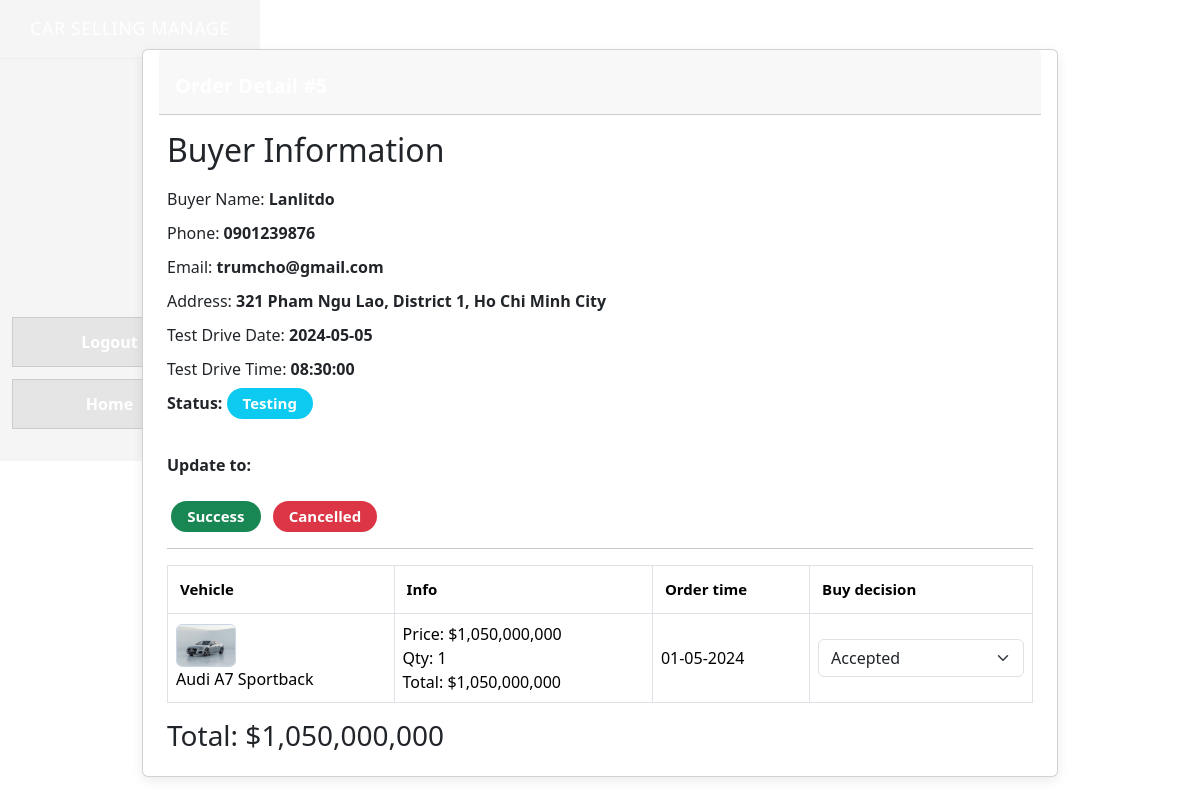
/admin/order-detail.php?order_id=5, run on the app's committed database.
### tables this page shows
CREATE TABLE orders (
    order_id INT AUTO_INCREMENT PRIMARY KEY,
    customer_id INT NOT NULL, 
    status INT(11) NOT NULL DEFAULT 2, 
    total_amount DECIMAL(15, 2) NOT NULL DEFAULT 0.00,
    deposit DECIMAL(15, 2) NOT NULL DEFAULT 0.00,
    booking_name VARCHAR(255) NOT NULL,
    booking_phone VARCHAR(20) NOT NULL,
    booking_address TEXT NOT NULL,
    test_drive_date DATE NOT NULL,
    test_drive_time TIME NOT NULL,
    created_at timestamp NOT NULL DEFAULT current_timestamp(), 
    CONSTRAINT fk_orders_customer FOREIGN KEY (customer_id) REFERENCES customer(customer_id)
);

CREATE TABLE customer (
    customer_id INT AUTO_INCREMENT PRIMARY KEY,
    name VARCHAR(255) NOT NULL,
    age INT, 
    phone_number VARCHAR(20) NOT NULL,
    email VARCHAR(255) NOT NULL,
    dob DATE, 
    username VARCHAR(100) NOT NULL UNIQUE,
    address varchar(191) NOT NULL, 
    password VARCHAR(255) NOT NULL,
    role VARCHAR(20) NOT NULL DEFAULT 'user' 
);

CREATE TABLE order_detail (
    order_detail_id INT AUTO_INCREMENT PRIMARY KEY,
    vehicle_id INT NOT NULL,
    order_id INT DEFAULT NULL,
    amount DECIMAL(15, 2) NOT NULL,
	quantity INT(11) NOT NULL,
    created_at timestamp NOT NULL DEFAULT current_timestamp(),
    buy_status TINYINT(1) NOT NULL DEFAULT 1,
    CONSTRAINT fk_orderdetail_vehicle FOREIGN KEY (vehicle_id) REFERENCES vehicle(vehicle_id),
    CONSTRAINT fk_orderdetail_orders FOREIGN KEY (order_id) REFERENCES orders(order_id) ON DELETE CASCADE
);

CREATE TABLE vehicle (
    vehicle_id INT AUTO_INCREMENT PRIMARY KEY,
    manufacturer_id INT NOT NULL, 
    model VARCHAR(255) NOT NULL,
    year INT NOT NULL,
    price DECIMAL(15, 2) NOT NULL, 
    image_url VARCHAR(500) NOT NULL,
    video_url VARCHAR(500), 
    stock INT  NOT NULL DEFAULT 0, 
    description TEXT,
    CONSTRAINT fk_vehicle_manufacturer FOREIGN KEY (manufacturer_id) REFERENCES manufacturer(manufacturer_id)
);

### admin/order-detail.php (the view, shortened to what this page needs)
<?php
include("dbconn.php");
$order_id = isset($_GET['order_id']) ? (int)$_GET['order_id'] : 0;
$sqlOrder = "
    SELECT
        o.order_id, o.status, o.test_drive_date, o.test_drive_time,
        COALESCE(o.booking_name, c.name) AS display_name,
        COALESCE(o.booking_phone, c.phone_number) AS display_phone,
        COALESCE(o.booking_address, c.address) AS display_address,
        c.email
    FROM orders o
    JOIN customer c ON o.customer_id = c.customer_id
    WHERE o.order_id = $order_id
";
$orderInfo = mysqli_query($link, $sqlOrder);
$first = mysqli_fetch_assoc($orderInfo);
$sqlDetail = "
    SELECT od.vehicle_id, od.quantity, od.amount, od.created_at, od.buy_status,
           v.model, v.image_url
    FROM order_detail od
    JOIN vehicle v ON od.vehicle_id = v.vehicle_id
    WHERE od.order_id = $order_id
";
$details = mysqli_query($link, $sqlDetail);
$total = 0;
?>
<!DOCTYPE html>
<html lang="en">
<head>
    <link rel="stylesheet" href="bootstrap.min.css">
    <link rel="stylesheet" href="./css/admin_order.css">
</head>
<body>
<div class="layout">
<?php include("header.php"); ?>
<div class="container-fluid">
<div class="row">
<div class="col-12">
<div class="card my-4">
<div class="card-header p-0 position-relative mt-n4 mx-3 z-index-2">
    <div class="bg-gradient-primary shadow-primary border-radius-lg pt-4 pb-3">
        <h6 class="text-white ps-3">Order Detail #<?= $order_id ?></h6>
    </div>
</div>
<div class="card-body px-4">
    <h2>Buyer Information</h2>
    Buyer Name: <strong><?= htmlspecialchars($first['display_name']) ?></strong><br>
    Phone: <strong><?= htmlspecialchars($first['display_phone']) ?></strong><br>
    Email: <strong><?= htmlspecialchars($first['email']) ?></strong><br>
    Address: <strong><?= nl2br(htmlspecialchars($first['display_address'])) ?></strong><br>
    Test Drive Date: <strong><?= htmlspecialchars($first['test_drive_date']) ?></strong><br>
    Test Drive Time: <strong><?= htmlspecialchars($first['test_drive_time']) ?></strong><br>
    <strong>Status:</strong>
    <?php
        switch ($first['status']) {
            case 3:
            echo '<span class="badge bg-info">Testing</span>';
            break;
            }
    ?>
    <?php if ($first['status'] == 2 || $first['status'] == 3): ?>
        <br><br><strong>Update to:</strong>
            <?php if ($first['status'] == 2): ?>
                <a href="order.php?order=3&order_id=<?= $order_id ?>" class="badge bg-info">Testing</a>
                <a href="order.php?order=5&order_id=<?= $order_id ?>" class="badge bg-danger"> Cancelled </a>
            <?php elseif ($first['status'] == 3): ?>
                <br><br><strong></strong>
                <a href="order.php?order=4&order_id=<?= $order_id ?>" class="badge bg-success">Success</a>
                <a href="order.php?order=5&order_id=<?= $order_id ?>" class="badge bg-danger"> Cancelled </a>
            <?php endif; ?>
            <?php elseif ($first['status'] == 1): ?>
                <br><br><strong>Approve or Reject:</strong>
                <a href="order.php?order=5&order_id=<?= $order_id ?>" class="badge bg-success">Approve</a>
                <a href="order.php?order=2&order_id=<?= $order_id ?>" class="badge bg-danger">Reject</a>
            <?php endif; ?>
    <hr>
    <table class="table table-bordered">
        <thead>
        <tr>
            <th>Vehicle</th>
            <th>Info</th>
            <th>Order time</th>
            <th>Buy decision</th>
        </tr>
        </thead>
        <tbody>
        <?php while ($item = mysqli_fetch_assoc($details)) { ?>
        <tr>
            <td>
                <img src="../<?= htmlspecialchars($item['image_url']) ?>" width="60"><br>
                <?= htmlspecialchars($item['model']) ?>
            </td>
            <td>
                Price: $<?= number_format($item['amount']) ?><br>
                Qty: <?= $item['quantity'] ?><br>
                Total:
                <?php
                    $tmp = $item['quantity'] * $item['amount'];
                    $total += $tmp;
                    echo "$" . number_format($tmp);
                ?>
            </td>
            <td><?= date('d-m-Y', strtotime($item['created_at'])) ?></td>
            <td>
            <?php
            if ($first['status'] == 3) {
            ?>
                <form method="POST" action="order-detail.php?order_id=<?= $order_id ?>">
                    <select name="decision" class="form-select" onchange="this.form.submit()">
                        <option value="buy" <?= ($item['buy_status'] == 1) ? "selected" : "" ?>>Accepted</option>
                    </select>
                </form>
            <?php
            } else {
                echo '<span class="text-muted">—</span>';
            }
            ?>
            </td>
        </tr>
        <?php } ?>
        </tbody>
    </table>
    <h3>Total: $<?= number_format($total) ?></h3>
</div>
</div>
</div>
</div>
</div>
</body>
</html>

### admin/css/admin_order.css (style rules this page uses)
.layout { display: flex; width: 100%; }
.container-fluid { margin-left: 320px; padding: 25px; max-width: calc(100% - 260px); width: 80%; }
.card { border-radius: 12px; overflow: hidden; background: #fdfefe; box-shadow: 0 4px 12px rgba(0,0,0,0.08); margin-bottom: 20px; }
.card-header { padding: 15px 20px; background: #85b4e8; color: #fff; border-top-left-radius: 12px; border-top-right-radius: 12px; display: flex; flex-direction: column; align-items: flex-start; gap: 12px; }
.card-header h6 { margin: 0; font-weight: 700; font-size: 20px; }
.badge { cursor: pointer; padding: 6px 14px; font-size: 14px; font-weight: 500; border-radius: 12px; text-decoration: none; transition: 0.25s; margin-right: 8px; }
.badge.bg-info { border-radius: 20px; padding: 8px 16px; font-size: 15px; background: #ce9fcc; }
.badge.bg-success { border-radius: 20px; padding: 8px 16px; font-size: 15px; background: #a9f2ba; }
.badge.bg-danger { border-radius: 20px; padding: 8px 16px; font-size: 15px; background: #5f5d5d; }
.table { margin-top: 10px; border-radius: 8px; overflow: hidden; width: 100%; margin: 0; border-radius: 0; }
.table thead tr { background: #91beea; color: #ffffff; }
.table thead th { padding: 12px; font-size: 15px; font-weight: 600; border-bottom: none; }
.table td, .table th { vertical-align: middle; padding: 12px; }
.table img { border-radius: 6px; object-fit: cover; border: 1px solid #c8d6e5; }
strong { font-weight: 600; margin-top: 10px; display: inline-block; }
hr { margin: 15px 0; border-top: 1px solid #ccc; }

### data on the page
orders: customer.email "trumcho@gmail.com", test_drive_date "2024-05-05", test_drive_time "08:30:00"
order_detail: vehicle.image_url (picture), vehicle.model "Audi A7 Sportback", amount "1,050,000,000", quantity "1", tmp "1,050,000,000", created_at "01-05-2024", decision "Accepted"

### other printed values
$first['display_name'] "Lanlitdo"
$first['display_phone'] "0901239876"
$first['display_address'] "321 Pham Ngu Lao, District 1, Ho Chi Minh City"
$total "1,050,000,000"
